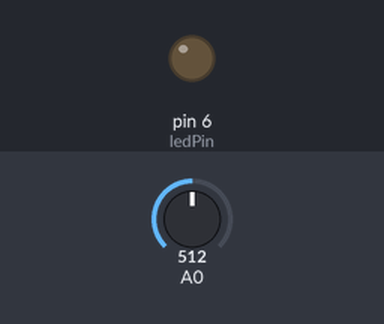
The sketch below on a simulated Arduino Uno, built with avr-gcc and run on an emulated ATmega328P. Shown: output pins drawn as LEDs (lit = HIGH). Inputs (shaded band) come from the test bench; at power-on: A0 = 512.

Above: at 1.2 s.
1.3 s: A0 set to 495
At 2.7 s:
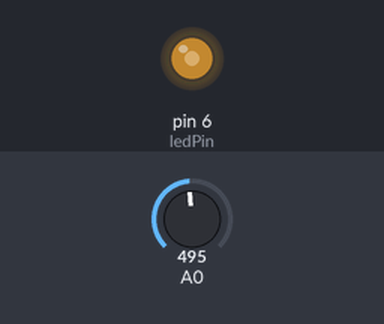
Timing chart, 0 to 4.3 s (numbered marks = the images above; inputs shaded):
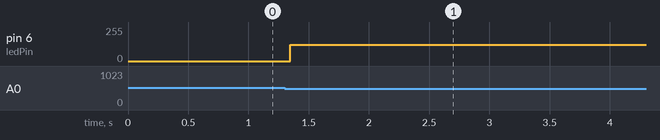

Measured:
- the behaviour switches between 512 and 511 on A0 (found by bisection; images 0 and 1)
- after the input at 1.3 s, pin 6 (ledPin): 0/255 → 122/255 after 0.05 s

The sketch:

codigo.ino
```cpp
int ledPin = 6;  // define a porta onde está conectado o mosfet
int time = 1;  // define o intervalo para o led


void setup() {
  pinMode(ledPin, OUTPUT);
  //Serial.begin(9600); depuração
}

void loop() {

  int voltage = analogRead(0); // 0 a 1023
  //Serial.println(voltage / 1023.0 * 5);
  //Serial.println(voltage);

  if (voltage < 512) {
    digitalWrite(ledPin, HIGH);
    delay(time);
    digitalWrite(ledPin, LOW);
    delay(time);
  } else {
    delay(2);
  }
}
```
